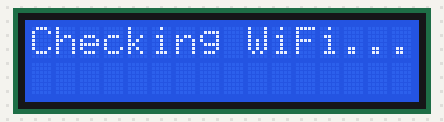
Simulated run of this sketch. Board: ESP8266 (NodeMCU). Shown: 16×2 character LCD. WiFi joins after 1.5 s; servers stay silent unless stated; the local clock reads 2024-03-15 10:24:30 at power-on unless the sketch sets it.

Above: at 0.1 s.
At 1.7 s:
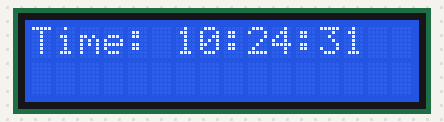
At 6.2 s:
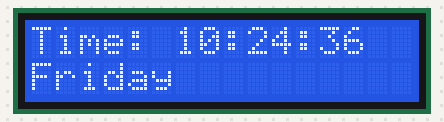
At 13.2 s:
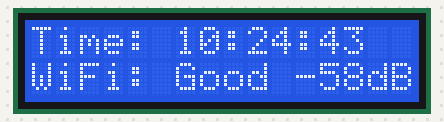
At 20.2 s:
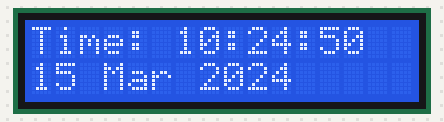
At 38.2 s:
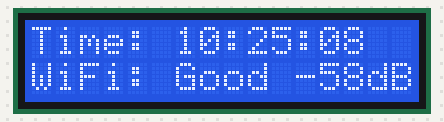

The sketch:

esp8266_d1+lcd_date_time.ino
```cpp
#include <ESP8266WiFi.h>
#include <DNSServer.h>
#include <ESP8266WebServer.h>
#include <WiFiManager.h>
#include <DoubleResetDetector.h>
#include <time.h>
#include <Wire.h>
#include <LiquidCrystal_I2C.h>

#define DRD_TIMEOUT 2.0
#define DRD_ADDRESS 0
DoubleResetDetector drd(DRD_TIMEOUT, DRD_ADDRESS);

// --- Timezone Configuration ---
const long timezoneOffsetInSeconds = 19800;
const int daylightOffsetInSeconds = 0;

// --- LCD Settings ---
LiquidCrystal_I2C lcd(0x27, 16, 2);

const char* daysOfWeek[]  = {"Sunday", "Monday", "Tuesday", "Wednesday", "Thursday", "Friday", "Saturday"};
const char* monthsOfYear[] = {"Jan", "Feb", "Mar", "Apr", "May", "Jun", "Jul", "Aug", "Sep", "Oct", "Nov", "Dec"};

// --- Timers (Non-blocking) ---
unsigned long lastDisplayCycle = 0;
const unsigned long cycleInterval = 4000; // Switch screens every 4 seconds

unsigned long lastClockTime = 0;
const unsigned long clockInterval = 500;

// --- Display Screen State Tracker ---
// 0 = Day Name, 1 = Date Stamp, 2 = WiFi Strength
int displayScreenIdx = 0;

// Helper function to convert raw dBm to a text string
const char* getSignalQuality(long rssi) {
  if (rssi >= -50) return "Excl"; // Excellent
  if (rssi >= -65) return "Good"; // Good
  if (rssi >= -75) return "Fair"; // Fair
  return "Poor";                  // Poor
}

void setup() {
  Wire.begin(4, 5);
  lcd.init();
  lcd.backlight();

  WiFiManager wm;

  if (drd.detectDoubleReset()) {
    lcd.setCursor(0, 0);
    lcd.print("Reset Triggered!");
    lcd.setCursor(0, 1);
    lcd.print("Clearing WiFi...");
    wm.resetSettings();
    delay(3000);
    lcd.clear();
  }

  lcd.setCursor(0, 0);
  lcd.print("Checking WiFi...");
  wm.setConfigPortalTimeout(180);

  if (!wm.autoConnect("ESP8266-Clock-Setup")) {
    lcd.clear();
    lcd.setCursor(0, 0);
    lcd.print("Setup Timeout");
    lcd.setCursor(0, 1);
    lcd.print("Restarting...");
    delay(3000);
    ESP.restart();
  }

  lcd.clear();
  lcd.setCursor(0, 0);
  lcd.print("WiFi Connected!");
  lcd.setCursor(0, 1);
  lcd.print("Syncing Time...");

  configTime(timezoneOffsetInSeconds, daylightOffsetInSeconds, "pool.ntp.org", "time.nist.gov");

  time_t now = time(nullptr);
  while (now < 8 * 3600 * 2) {
    delay(500);
    now = time(nullptr);
  }
  lcd.clear();
  drd.stop();
}

void loop() {
  drd.loop();

  unsigned long currentMillis = millis();
  time_t now = time(nullptr);
  struct tm* ptm = localtime(&now);

  // --- TASK 1: Update Clock (Row 0) ---
  if (currentMillis - lastClockTime >= clockInterval) {
    lastClockTime = currentMillis;

    char timeBuffer[16];
    strftime(timeBuffer, sizeof(timeBuffer), "Time: %H:%M:%S", ptm);

    lcd.setCursor(0, 0);
    lcd.print(timeBuffer);
  }

  // --- TASK 2: Cycle Through Day, Date, and WiFi (Row 1) ---
  if (currentMillis - lastDisplayCycle >= cycleInterval) {
    lastDisplayCycle = currentMillis;

    // Clear row 1 cleanly before adding new text
    lcd.setCursor(0, 1);
    lcd.print("                ");
    lcd.setCursor(0, 1);

    switch (displayScreenIdx) {
      case 0:
        // Screen 1: Day Name (e.g., "Wednesday")
        lcd.print(daysOfWeek[ptm->tm_wday]);
        break;

      case 1: {
        // Screen 2: Date (e.g., "09 Sep 2026")
        char dateBuffer[16];
        snprintf(dateBuffer, sizeof(dateBuffer), "%02d %s %d", ptm->tm_mday, monthsOfYear[ptm->tm_mon], ptm->tm_year + 1900);
        lcd.print(dateBuffer);
        break;
      }

      case 2: {
        // Screen 3: WiFi Strength (e.g., "WiFi: Good -61dB")
        long rssi = WiFi.RSSI();
        char wifiBuffer[17]; // 16 characters + 1 null terminator

        // This layout: "WiFi: Excl -45dBm" is exactly 16 characters long!
        snprintf(wifiBuffer, sizeof(wifiBuffer), "WiFi: %s %ddBm", getSignalQuality(rssi), rssi);
        lcd.print(wifiBuffer);
        break;
      }
    }

    // Step to the next screen index loop (0 -> 1 -> 2 -> 0)
    displayScreenIdx = (displayScreenIdx + 1) % 3;
  }
}
```

Measured:
- what the display in image 1 shows lasts 0.5 s, from 1.6 s to 2.1 s
- what the display in image 2 shows lasts 1.0 s, from 6.1 s to 7.1 s
